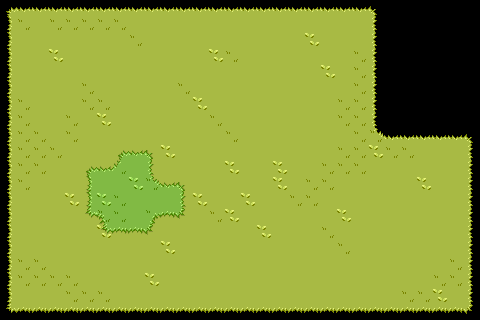

This is a level from a 2D game, rendered from its Tiled map with the project's own tilesets. A one-line summary and the complete map file follow:
An orthogonal 30x20 tile map with 16x16 px tiles, 2 tile layers (light, normal).

<map version="1.2" tiledversion="1.2.0" orientation="orthogonal" renderorder="right-down" width="30" height="20" tilewidth="16" tileheight="16" infinite="0" nextlayerid="4" nextobjectid="1">
 <tileset firstgid="1" source="grass_tileset_16x16.tsx" />
 <layer id="2" name="light" width="30" height="20">
  <data encoding="csv">
5,35,35,35,35,35,35,35,35,35,35,35,35,35,35,35,35,35,35,35,35,35,35,6,19,19,19,19,19,19,
20,17,1,17,17,17,17,17,1,1,1,1,1,1,1,1,1,1,1,1,1,1,1,18,0,0,0,0,0,0,
20,1,1,1,1,1,1,1,17,1,1,1,1,1,1,1,1,1,1,33,1,1,1,18,0,0,0,0,0,0,
20,1,1,33,1,1,1,1,1,1,1,1,1,33,17,1,1,1,1,1,1,1,17,18,0,0,19,0,0,0,
20,1,1,1,1,1,1,1,1,1,1,1,1,1,1,1,1,1,1,1,33,1,17,18,0,0,19,0,0,0,
20,1,1,1,1,17,1,1,1,1,1,17,1,1,1,1,1,1,1,1,1,1,17,18,0,0,19,0,0,0,
20,17,1,1,1,17,17,1,1,1,1,1,33,1,1,1,1,1,1,1,1,17,17,18,0,0,19,0,0,0,
20,17,1,1,17,1,33,1,1,1,1,1,1,17,1,1,1,1,1,1,1,17,17,18,0,0,19,0,0,0,
20,17,17,1,17,1,1,1,1,1,1,1,1,1,17,1,1,1,1,1,1,1,17,34,35,35,35,35,35,6,
20,17,17,17,1,1,1,1,1,1,33,1,1,1,1,1,1,1,1,1,1,17,17,17,17,17,1,1,1,18,
20,17,17,1,1,1,1,1,1,1,1,1,1,1,33,1,1,33,1,1,17,17,17,1,1,1,1,1,1,18,
20,17,1,1,1,1,1,1,1,1,1,1,1,1,1,1,1,33,1,17,17,1,1,1,1,1,33,1,1,18,
20,1,1,1,33,1,17,1,33,1,1,1,33,1,1,33,1,1,17,17,1,1,1,1,1,1,1,1,1,18,
20,1,1,1,1,1,1,17,1,1,1,1,1,17,33,1,1,1,1,1,1,33,1,1,1,1,1,1,1,18,
20,1,1,1,1,1,33,1,1,1,1,1,1,1,1,1,33,1,1,1,17,1,1,1,1,1,1,1,1,18,
20,1,1,1,1,1,1,1,1,1,33,1,1,1,1,1,1,1,1,1,1,17,1,1,1,1,1,1,1,18,
20,17,17,1,1,1,1,1,1,1,1,1,1,1,1,1,1,1,1,1,1,1,1,1,1,1,1,1,17,18,
20,17,17,17,17,1,1,1,1,33,1,1,1,1,1,1,1,1,1,1,1,1,1,1,1,1,1,17,17,18,
20,1,1,1,17,17,17,1,1,1,1,1,1,1,1,1,1,1,1,1,1,1,1,1,1,17,17,33,1,18,
21,3,3,3,3,3,3,3,3,3,3,3,3,3,3,3,3,3,3,3,3,3,3,3,3,3,3,3,3,22
</data>
 </layer>
 <layer id="3" name="normal" width="30" height="20">
  <data encoding="csv">
0,0,0,0,0,0,0,0,0,0,0,0,0,0,0,0,0,0,0,0,0,0,0,0,0,0,0,0,0,0,
0,0,0,0,0,0,0,0,0,0,0,0,0,0,0,0,0,0,0,0,0,0,0,0,0,0,0,0,0,0,
0,0,0,0,0,0,0,0,0,0,0,0,0,0,0,0,0,0,0,0,0,0,0,0,0,0,0,0,0,0,
0,0,0,0,0,0,0,0,0,0,0,0,0,0,0,0,0,0,0,0,0,0,0,0,0,0,0,0,0,0,
0,0,0,0,0,0,0,0,0,0,0,0,0,0,0,0,0,0,0,0,0,0,0,0,0,0,0,0,0,0,
0,0,0,0,0,0,0,0,0,0,0,0,0,0,0,0,0,0,0,0,0,0,0,0,0,0,0,0,0,0,
0,0,0,0,0,0,0,0,0,0,0,0,0,0,0,0,0,0,0,0,0,0,0,0,0,0,0,0,0,0,
0,0,0,0,0,0,0,0,0,0,0,0,0,0,0,0,0,0,0,0,0,0,0,0,0,0,0,0,0,0,
0,0,0,0,0,0,0,0,0,0,0,0,0,0,0,0,0,0,0,0,0,0,0,0,0,0,0,0,0,0,
0,0,0,0,0,0,0,53,83,54,0,0,0,0,0,0,0,0,0,0,0,0,0,33,0,0,0,0,0,0,
0,0,0,0,0,53,83,84,49,66,0,0,0,0,0,0,0,0,0,0,0,0,0,0,0,0,0,0,0,0,
0,0,0,0,0,68,49,49,81,82,83,54,0,0,0,0,0,0,0,0,0,0,0,0,0,0,0,0,0,0,
0,0,0,0,0,68,81,65,49,49,49,66,0,0,0,0,0,0,0,0,0,0,0,0,0,0,0,0,0,0,
0,0,0,0,0,69,52,65,49,50,51,70,0,0,0,0,0,0,0,0,0,0,0,0,0,0,0,0,0,0,
0,0,0,0,0,0,69,51,51,70,0,0,0,0,0,0,0,0,0,0,0,0,0,0,0,0,0,0,0,0,
0,0,0,0,0,0,0,0,0,0,0,0,0,0,0,0,0,0,0,0,0,0,0,0,0,0,0,0,0,0,
0,0,0,0,0,0,0,0,0,0,0,0,0,0,0,0,0,0,0,0,0,0,0,0,0,0,0,0,0,0,
0,0,0,0,0,0,0,0,0,0,0,0,0,0,0,0,0,0,0,0,0,0,0,0,0,0,0,0,0,0,
0,0,0,0,0,0,0,0,0,0,0,0,0,0,0,0,0,0,0,0,0,0,0,0,0,0,0,0,0,0,
0,0,0,0,0,0,0,0,0,0,0,0,0,0,0,0,0,0,0,0,0,0,0,0,0,0,0,0,0,0
</data>
 </layer>
</map>
